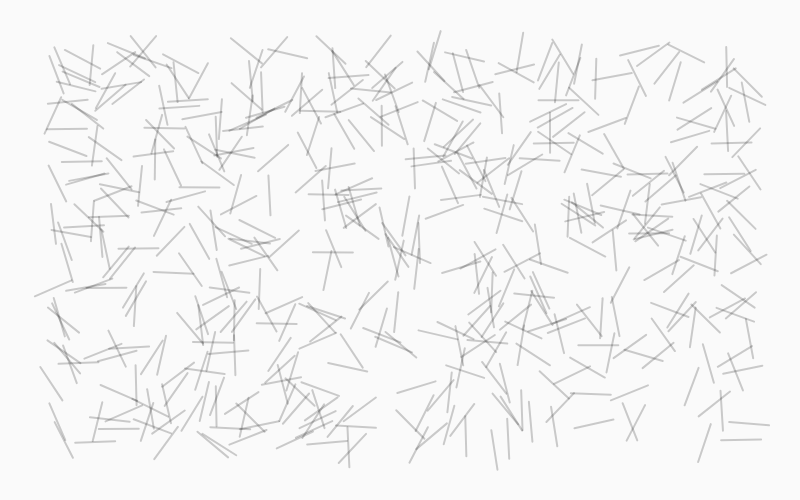
Frame 1 (no input)
Frame 60 (no input): identical to frame 1, image omitted
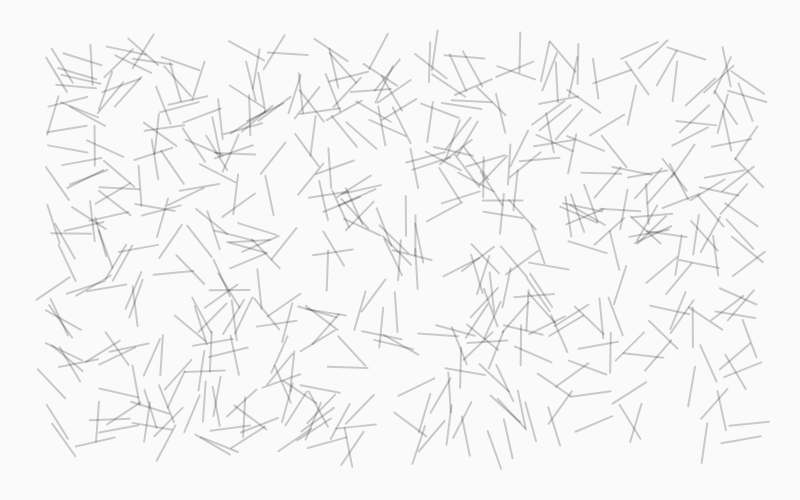
Frame 120 (the mouse pressed at the canvas centre since frame 60)

The p5.js sketch that drew these frames (run headless with seeded random() and noise() and a simulated clock; from frame 60 on, the mouse is pressed at the canvas centre):

// p5.js sketch
// ── sketch.js
let posX = [];
let posY = [];
let rot = [];

let m = 50;

function setup() {
  createCanvas(800, 500);
  strokeWeight(2);
  stroke(0, 50);

  for (let i = 0; i < 500; i++) {
    posX.push(random(m, width - m));
    posY.push(random(m, height - m));
    rot.push(random(TWO_PI));
  }
}

function draw() {
  background(250);

  for (let i = 0; i < posX.length; i++) {

    push();

    translate(posX[i], posY[i]);

    rotate(rot[i]);
    line(-20, 0, 20, 0);

    pop();

     if(mouseIsPressed){
       meteleRuido();
     }
  }
}

function meteleRuido(){
  for(let i = 0; i < posX.length; i++){
    rot[i] += 0.0001;
  }
}
